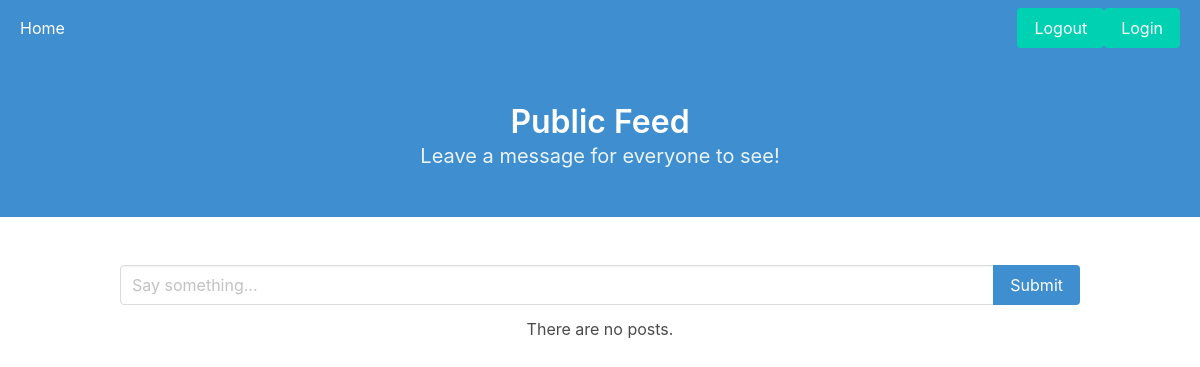
The app's page /, older data.
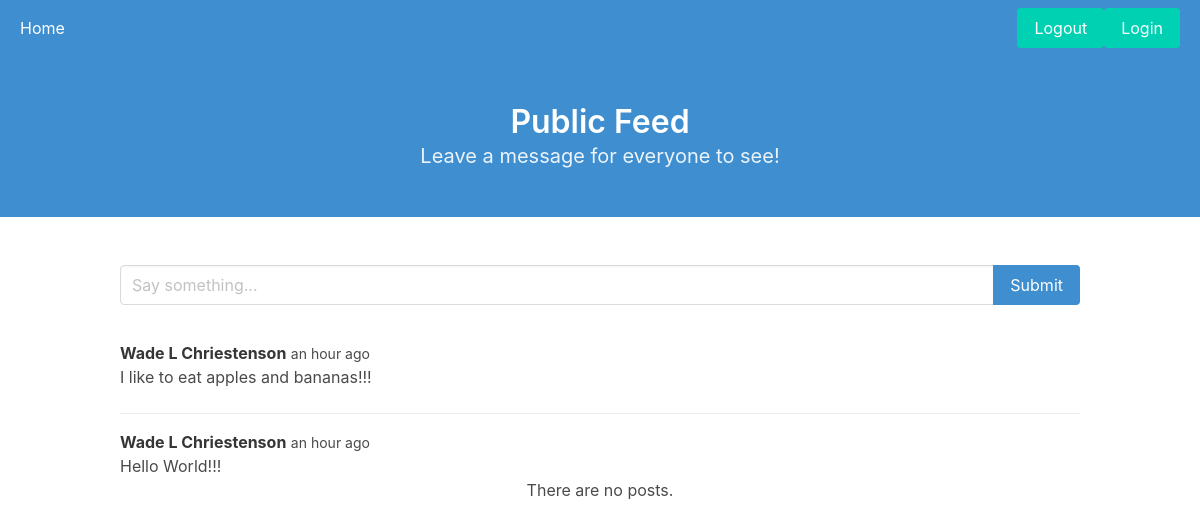
The same page, newer data.
### feedapp/models.py (models this page shows, shortened)
class Post(models.Model):
    user = models.ForeignKey(settings.AUTH_USER_MODEL, on_delete=models.CASCADE)
    text = models.CharField(max_length=280)
    date_posted = models.DateTimeField(auto_now_add=True)
    hidden = models.BooleanField(default=False)
    date_hidden = models.DateTimeField(blank=True, null=True)
    hidden_by = models.ForeignKey(settings.AUTH_USER_MODEL, on_delete=models.CASCADE, blank=True, null=True,
                                  related_name='mod_who_hid')

class User(AbstractUser):
    pass

### feedapp/views.py (the view)
# urls.py: path('', views.index, name='index'),
def index(request):
    if request.method == 'POST':
        form = PostForm(request.POST)
        if form.is_valid():
            post = form.save(commit=False)
            post.user = request.user
            post.save()
            return redirect('index')
    else:
        form = PostForm()
        posts = Post.objects.filter(hidden=False).order_by('-date_posted').all()
        context = {'form': form, 'posts': posts}
    return render(request, 'feedapp/index.html', context)

### feedapp/forms.py
class PostForm(ModelForm):
    class Meta:
        model = Post
        fields = ['text']
        widgets = {
            'text': TextInput(attrs={'class': 'input', 'placeholder': 'Say something...'}),
        }

### feedapp/templates/feedapp/index.html (shortened to what this page needs)
{% extends 'feedapp/base.html' %}
{% load humanize %}
{% block main_title %}Public Feed{% endblock %}
{% block sub_title %}Leave a message for everyone to see!{% endblock %}
{% block content %}
    <AmpContent>
<form method="POST">
  <article class="media">
    <div class="media-content">
      <div class="field">
        <p class="control">
          <div class="field has-addons">
            <div class="control is-expanded">
              {{ form.text }}
            </div>
            <div class="control">
              <button class="button is-info">Submit</button>
            </div>
          </div>
        </p>
      </div>
    </div>
  </article>
</form>
</AmpContent>
    <AmpContent>
  {% for post in posts %}
    <article class="media mt-5">
      <div class="media-content">
        <div class="content">
          <p>
            <strong>{{ post.user.first_name }} {{ post.user.last_name }}</strong>
            <small>{{ post.date_posted|naturaltime }}</small>
            <br>
            {{ post.text }}
          </p>
        </div>
      </div>
   </article>
  {% endfor %}
</AmpContent>
<NonAmpContent>
  <article class="media">
    <div class="media-content">
      <div class="content has-text-centered">
        <p>There are no posts.</p>
      </div>
    </div>
  </article>
</NonAmpContent>
{% endblock %}

### feedapp/templates/feedapp/base.html (shortened to what this page needs)
<!DOCTYPE html>
<html lang="en">
  <head>
    <link rel="stylesheet" href="https://cdn.jsdelivr.net/npm/bulma@0.9.0/css/bulma.min.css">
  </head>
  <body>
  <section class="hero is-info">
      <div class="hero-head">
        <nav class="navbar" role="navigation" aria-label="main navigation">
          <div id="navbarBasicExample" class="navbar-menu">
            <div class="navbar-start pl-2">
              <a href="/" class="navbar-item">Home</a>
            </div>
            <div class="navbar-end pr-2">
              <div class="navbar-item">
                <div class="buttons">
                <AmpContent>
                  <a class="button is-primary" href="/logout/">Logout</a>
            </AmpContent>
            <NonAmpContent>
                  <a class="button is-primary" href="/login/auth0">Login</a>
            </NonAmpContent>
                </div>
              </div>
            </div>
          </div>
        </nav>
        <div class="hero-body">
          <div class="container has-text-centered">
            <p class="title">{% block main_title %}{% endblock %}</p>
            <p class="subtitle">{% block sub_title %}{% endblock %}</p>
          </div>
        </div>
      </div>
    </section>
    <section class="section">
      <div class="container">
        {% block content %}{% endblock %}
      </div>
    </section>
  </body>
</html>

Row changes from the older to the newer data that the page shows:
added Post: user.first_name "Wade", user.last_name "L Chriestenson", date_posted "an hour ago", text "I like to eat apples and bananas!!!"
added Post: user.first_name "Wade", user.last_name "L Chriestenson", date_posted "an hour ago", text "Hello World!!!"
